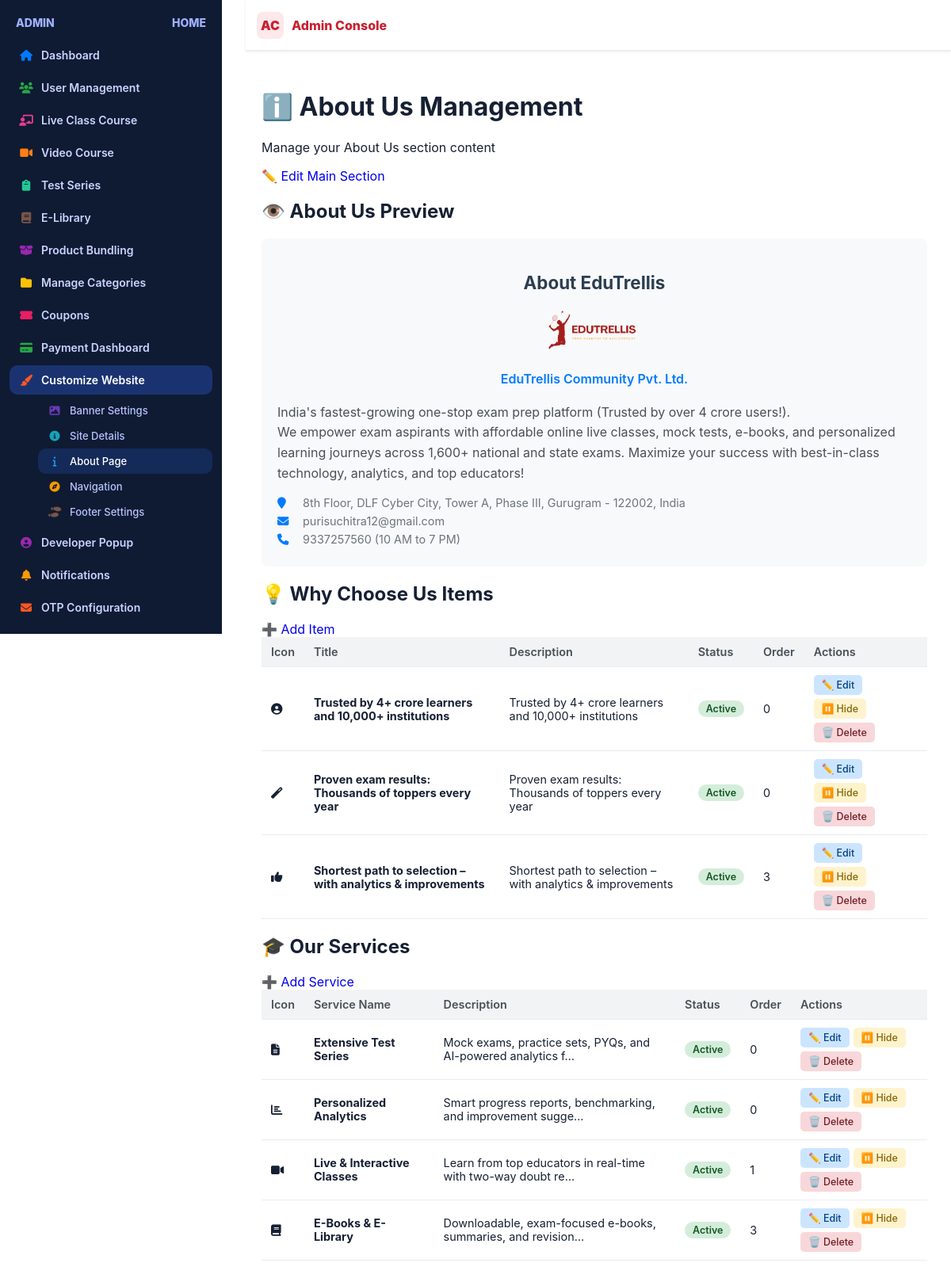
The page /about-us-edit/ (signed in) on the database its author committed.
### adminpanel/models.py (models this page shows, shortened)
class AboutUsSection(models.Model):
    company_name = models.CharField(max_length=200, default="EduGorilla Community Pvt. Ltd.")
    heading = models.CharField(max_length=200, default="About EduGorilla")
    description = models.TextField(default="India's fastest-growing one-stop exam prep platform")
    logo = models.ImageField(upload_to='about/', blank=True, help_text="Company logo image")
    address = models.TextField(default="6th Floor, Intech Capital, Vibhuti Khand, Gomti Nagar, Lucknow - 226010, India")
    email = models.EmailField(default="info@edugorilla.com")
    phone = models.CharField(max_length=50, default="0522-3514751")
    phone_hours = models.CharField(max_length=100, default="(10 AM to 7 PM)")
    facebook_url = models.URLField(blank=True, default="https://facebook.com/edugorilla")
    twitter_url = models.URLField(blank=True, default="https://twitter.com/edugorilla")
    linkedin_url = models.URLField(blank=True, default="https://linkedin.com/company/edugorilla")
    instagram_url = models.URLField(blank=True, default="https://instagram.com/edugorilla")
    telegram_url = models.URLField(blank=True, default="https://t.me/edugorilla")
    map_embed_url = models.TextField(
        blank=True,
        default="https://www.google.com/maps/embed?pb=!1m18!1m12!1m3!1d3559.179356267426!2d81.01998567588361!3d26.868361676681647!2m3!1f0!2f0!3f0!3m2!1i1024!2i768!4f13.1!3m3!1m2!1s0x399be3b383c2f1d7%3A0x45a6a4568b63d9ed!2sIntech%20Capital%2C%20Vibhuti%20Khand%2C%20Gomti%20Nagar%2C%20Lucknow%2C%20Uttar%20Pradesh%20226010!5e0!3m2!1sen!2sin!4v1711914801650!5m2!1sen!2sin",
        help_text="Google Maps embed URL"
    )
    is_active = models.BooleanField(default=True)
    created_at = models.DateTimeField(auto_now_add=True)
    updated_at = models.DateTimeField(auto_now=True)
    class Meta:
        verbose_name = "About Us Section"
        verbose_name_plural = "About Us Sections"

class WhyChooseUsItem(models.Model):
    icon_class = models.CharField(max_length=100, default="fa fa-user-circle", help_text="FontAwesome icon class")
    title = models.CharField(max_length=200)
    description = models.TextField()
    is_active = models.BooleanField(default=True)
    order = models.IntegerField(default=0)
    created_at = models.DateTimeField(auto_now_add=True)
    class Meta:
        ordering = ['order', 'created_at']

class ServiceItem(models.Model):
    icon_class = models.CharField(max_length=100, default="fa fa-video-camera", help_text="FontAwesome icon class")
    service_name = models.CharField(max_length=200)
    service_description = models.TextField()
    is_active = models.BooleanField(default=True)
    order = models.IntegerField(default=0)
    created_at = models.DateTimeField(auto_now_add=True)
    class Meta:
        ordering = ['order', 'created_at']

### adminpanel/views.py (the view)
# urls.py: path('about-us-edit/', views.about_us_edit, name='about_us_edit'),
@login_required
def about_us_edit(request):
    about_us = AboutUsSection.objects.first()
    why_choose_items = WhyChooseUsItem.objects.all()
    service_items = ServiceItem.objects.all()
    context = {
        'about_us': about_us,
        'why_choose_items': why_choose_items,
        'service_items': service_items,
    }
    return render(request, 'about_us_edit.html', context)

### adminpanel/context_processors.py (called while the page is built)
def navbar_settings(request):
    try:
        settings = NavbarSettings.objects.filter(is_active=True).first()
        if not settings:
            settings = NavbarSettings.objects.create()
        return {'navbar_settings': settings}
    except Exception as e:
        print(f"Error in navbar_settings context processor: {e}")
        return {'navbar_settings': None}

def footer_settings(request):
    try:
        settings = FooterSettings.objects.filter(is_active=True).first()
        footer_links = FooterLink.objects.filter(is_active=True)
        footer_legal_links = FooterLegalLink.objects.filter(is_active=True)
        if not settings:
            settings = FooterSettings.objects.create()
        return {
            'footer_settings': settings,
            'footer_links': footer_links,
            'footer_legal_links': footer_legal_links,
        }
    except Exception as e:
        print(f"Error in footer_settings context processor: {e}")
        return {
            'footer_settings': None,
            'footer_links': [],
            'footer_legal_links': [],
        }

### base/templatetags/navbar_tags.py (called while the page is built)
@register.simple_tag
def get_favicon_url():
    try:
        settings = NavbarSettings.objects.first()
        if settings and settings.favicon:
            return settings.favicon.url
        return None
    except:
        return None

### video_courses/context_processors.py (called while the page is built)
def categories_context(request):
    categories = Category.objects.all()
    return {
        'navbar_categories': categories
    }

### adminpanel/templates/about_us_edit.html (shortened to what this page needs)
{% extends 'admin_dashboard.html' %}
{% block content %}
<div class="ad-main-content">
    <div class="ad-page-header">
        <h1>ℹ️ About Us Management</h1>
        <p>Manage your About Us section content</p>
        <a href="{% url 'about_us_section_edit' %}" class="ad-btn ad-btn-secondary">
            <span>✏️</span> Edit Main Section
        </a>
    </div>
    <div class="ad-card">
        <div class="ad-card-header">
            <h2>👁️ About Us Preview</h2>
        </div>
        <div class="ad-card-body">
            {% if about_us %}
                <div class="about-preview">
                    <div class="preview-header">
                        <h3>{{ about_us.heading }}</h3>
                        {% if about_us.logo %}
                            <img src="{{ about_us.logo.url }}" alt="Logo" class="preview-logo">
                        {% endif %}
                        <p class="company-name">{{ about_us.company_name }}</p>
                    </div>
                    <div class="preview-description">
                        {{ about_us.description|linebreaks }}
                    </div>
                    <div class="preview-contact">
                        <p><i class="fa fa-map-marker"></i> {{ about_us.address }}</p>
                        <p><i class="fa fa-envelope"></i> {{ about_us.email }}</p>
                        <p><i class="fa fa-phone"></i> {{ about_us.phone }} {{ about_us.phone_hours }}</p>
                    </div>
                </div>
            {% else %}
                <p class="ad-empty-state">No About Us section configured. <a href="{% url 'about_us_section_edit' %}">Configure now</a></p>
            {% endif %}
        </div>
    </div>
    <div class="ad-card">
        <div class="ad-card-header">
            <h2>💡 Why Choose Us Items</h2>
            <a href="{% url 'why_choose_create' %}" class="ad-btn ad-btn-primary">
                <span>➕</span> Add Item
            </a>
        </div>
        <div class="ad-card-body">
            {% if why_choose_items %}
                <table class="ad-table desktop-table">
                    <thead>
                        <tr>
                            <th>Icon</th>
                            <th>Title</th>
                            <th>Description</th>
                            <th>Status</th>
                            <th>Order</th>
                            <th>Actions</th>
                        </tr>
                    </thead>
                    <tbody>
                        {% for item in why_choose_items %}
                            <tr {% if not item.is_active %}class="ad-inactive-row"{% endif %}>
                                <td><i class="{{ item.icon_class }}"></i></td>
                                <td><strong>{{ item.title }}</strong></td>
                                <td>{{ item.description|truncatechars:60 }}</td>
                                <td>
                                    {% if item.is_active %}
                                        <span class="ad-status ad-active">Active</span>
                                    {% else %}
                                        <span class="ad-status ad-inactive-status">Inactive</span>
                                    {% endif %}
                                </td>
                                <td>{{ item.order }}</td>
                                <td class="ad-actions">
                                    <div class="action-buttons">
                                        <a href="{% url 'why_choose_edit' item.pk %}" class="action-btn edit-btn" title="Edit">✏️ Edit</a>
                                        <a href="{% url 'why_choose_toggle_status' item.pk %}"
                                           class="action-btn {% if item.is_active %}hide-btn{% else %}show-btn{% endif %}">
                                            {% if item.is_active %}⏸️ Hide{% else %}▶️ Show{% endif %}
                                        </a>
                                        <a href="{% url 'why_choose_delete' item.pk %}"
                                           onclick="return confirm('Are you sure?')"
                                           class="action-btn delete-btn">🗑️ Delete</a>
                                    </div>
                                </td>
                            </tr>
                        {% endfor %}
                    </tbody>
                </table>
            {% else %}
                <div class="ad-empty-state">
                    <h3>No "Why Choose Us" items yet</h3>
                    <p>Add items to showcase why users should choose your platform.</p>
                    <a href="{% url 'why_choose_create' %}" class="ad-btn ad-btn-primary">Add First Item</a>
                </div>
            {% endif %}
        </div>
    </div>
    <div class="ad-card">
        <div class="ad-card-header">
            <h2>🎓 Our Services</h2>
            <a href="{% url 'service_create' %}" class="ad-btn ad-btn-primary">
                <span>➕</span> Add Service
            </a>
        </div>
        <div class="ad-card-body">
            {% if service_items %}
                <table class="ad-table desktop-table">
                    <thead>
                        <tr>
                            <th>Icon</th>
                            <th>Service Name</th>
                            <th>Description</th>
                            <th>Status</th>
                            <th>Order</th>
                            <th>Actions</th>
                        </tr>
                    </thead>
                    <tbody>
                        {% for item in service_items %}
                            <tr {% if not item.is_active %}class="ad-inactive-row"{% endif %}>
                                <td><i class="{{ item.icon_class }}"></i></td>
                                <td><strong>{{ item.service_name }}</strong></td>
                                <td>{{ item.service_description|truncatechars:60 }}</td>
                                <td>
                                    {% if item.is_active %}
                                        <span class="ad-status ad-active">Active</span>
                                    {% else %}
                                        <span class="ad-status ad-inactive-status">Inactive</span>
                                    {% endif %}
                                </td>
                                <td>{{ item.order }}</td>
                                <td class="ad-actions">
                                    <div class="action-buttons">
                                        <a href="{% url 'service_edit' item.pk %}" class="action-btn edit-btn">✏️ Edit</a>
                                        <a href="{% url 'service_toggle_status' item.pk %}"
                                           class="action-btn {% if item.is_active %}hide-btn{% else %}show-btn{% endif %}">
                                            {% if item.is_active %}⏸️ Hide{% else %}▶️ Show{% endif %}
                                        </a>
                                        <a href="{% url 'service_delete' item.pk %}"
                                           onclick="return confirm('Are you sure?')"
                                           class="action-btn delete-btn">🗑️ Delete</a>
                                    </div>
                                </td>
                            </tr>
                        {% endfor %}
                    </tbody>
                </table>
            {% else %}
                <div class="ad-empty-state">
                    <h3>No services added yet</h3>
                    <p>Add services to showcase what your platform offers.</p>
                    <a href="{% url 'service_create' %}" class="ad-btn ad-btn-primary">Add First Service</a>
                </div>
            {% endif %}
        </div>
    </div>
</div>
{% endblock %}

### adminpanel/templates/admin_dashboard.html (style rules this page uses)
html, body { width: 100%; height: 100%; margin: 0; padding: 0; background: #ffffff; }
:root { --admin-bg: #ffffff; --admin-panel: #ffffff; --admin-panel-2: #fafbff; --admin-border: #e9ecf3; --admin-muted: #707793; --admin-text: #162033; --admin-primary: #c7212f; --admin-primary-600: #ad1830; --admin-primary-100: #fde8eb; --admin-accent: #2d65f2; --admin-success: #16a34a; --admin-warning: #f59e0b; --admin-danger: #dc2626; --admin-card-shadow: 0 6px 18px rgba(16,24,40,0.05); --admin-radius: 14px; --admin-radius-sm: 10px; --admin-ring: 0 0 0 3px rgba(199,33,47,.2); --input-border: #d1d5db; --input-border-focus: #c7212f; --input-bg: #ffffff; }
html, body { height: auto !important; overflow-y: auto !important; scroll-behavior: smooth; }
.action-buttons { display: flex; align-items: center; gap: 4px; position: relative; z-index: 2; }
.action-btn { padding: 6px; border: none; background: none; cursor: pointer; border-radius: 4px; text-decoration: none; font-size: 14px; transition: background 0.2s; }
* { box-sizing: border-box; }
body { margin: 0; font-family: 'Inter', system-ui, -apple-system, Segoe UI, Roboto, Arial, sans-serif; background: var(--admin-bg); color: var(--admin-text); }

### adminpanel/templates/about_us_edit.html (style rules this page uses)
.about-preview { padding: 20px; background: #f8f9fa; border-radius: 8px; margin: 10px 0; }
.preview-header { text-align: center; margin-bottom: 20px; }
.preview-header h3 { color: #2c3e50; margin-bottom: 10px; font-size: clamp(1rem, 4vw, 1.4rem); }
.preview-logo { max-width: 120px; height: auto; margin: 10px 0; }
.company-name { font-weight: 600; color: #007bff; margin: 10px 0; }
.preview-description { line-height: 1.6; color: #495057; margin-bottom: 15px; word-break: break-word; }
.preview-contact p { margin: 6px 0; color: #6c757d; font-size: 0.9rem; word-break: break-all; }
.preview-contact i { width: 20px; margin-right: 8px; color: #007bff; }
.desktop-table { width: 100%; border-collapse: collapse; font-size: 0.9rem; }
.desktop-table th, .desktop-table td { padding: 10px 12px; text-align: left; border-bottom: 1px solid #e9ecef; vertical-align: middle; }
.desktop-table thead th { background: #f1f3f5; font-weight: 600; color: #495057; white-space: nowrap; }
.ad-status { display: inline-block; padding: 3px 10px; border-radius: 12px; font-size: 0.78rem; font-weight: 600; white-space: nowrap; }
.ad-active { background: #d4edda; color: #155724; }
.action-buttons { display: flex; flex-wrap: wrap; gap: 5px; }
.action-btn { display: inline-flex; align-items: center; gap: 4px; padding: 5px 10px; border-radius: 5px; font-size: 0.78rem; font-weight: 500; text-decoration: none; white-space: nowrap; transition: opacity 0.2s; }
.edit-btn { background: #cce5ff; color: #004085; }
.hide-btn { background: #fff3cd; color: #856404; }
.delete-btn { background: #f8d7da; color: #721c24; }

### rows shown on the page
AboutUsSection: heading "About EduTrellis", logo (picture), company_name "EduTrellis Community Pvt. Ltd.", description "India's fastest-growing one-stop exam prep platform (Trusted by over 4 crore users!). We empower exam aspirants with affordable online live classes, mock tests, e-books, and personalized learning journeys across 1,600+ national and state exams. Maximize your success with best-in-class technology, analytics, and top educators!", address "8th Floor, DLF Cyber City, Tower A, Phase III, Gurugram - 122002, India", email "purisuchitra12@gmail.com", phone "9337257560", phone_hours "(10 AM to 7 PM)"
WhyChooseUsItem: title "Trusted by 4+ crore learners and 10,000+ institutions", description "Trusted by 4+ crore learners and 10,000+ institutions", is_active "Active", order "0"
WhyChooseUsItem: title "Proven exam results: Thousands of toppers every year", description "Proven exam results: Thousands of toppers every year", is_active "Active", order "0"
WhyChooseUsItem: title "Shortest path to selection – with analytics & improvements", description "Shortest path to selection – with analytics & improvements", is_active "Active", order "3"
ServiceItem: service_name "Extensive Test Series", service_description "Mock exams, practice sets, PYQs, and AI-powered analytics f…", is_active "Active", order "0"
ServiceItem: service_name "Personalized Analytics", service_description "Smart progress reports, benchmarking, and improvement sugge…", is_active "Active", order "0"
ServiceItem: service_name "Live & Interactive Classes", service_description "Learn from top educators in real-time with two-way doubt re…", is_active "Active", order "1"
ServiceItem: service_name "E-Books & E-Library", service_description "Downloadable, exam-focused e-books, summaries, and revision…", is_active "Active", order "3"
